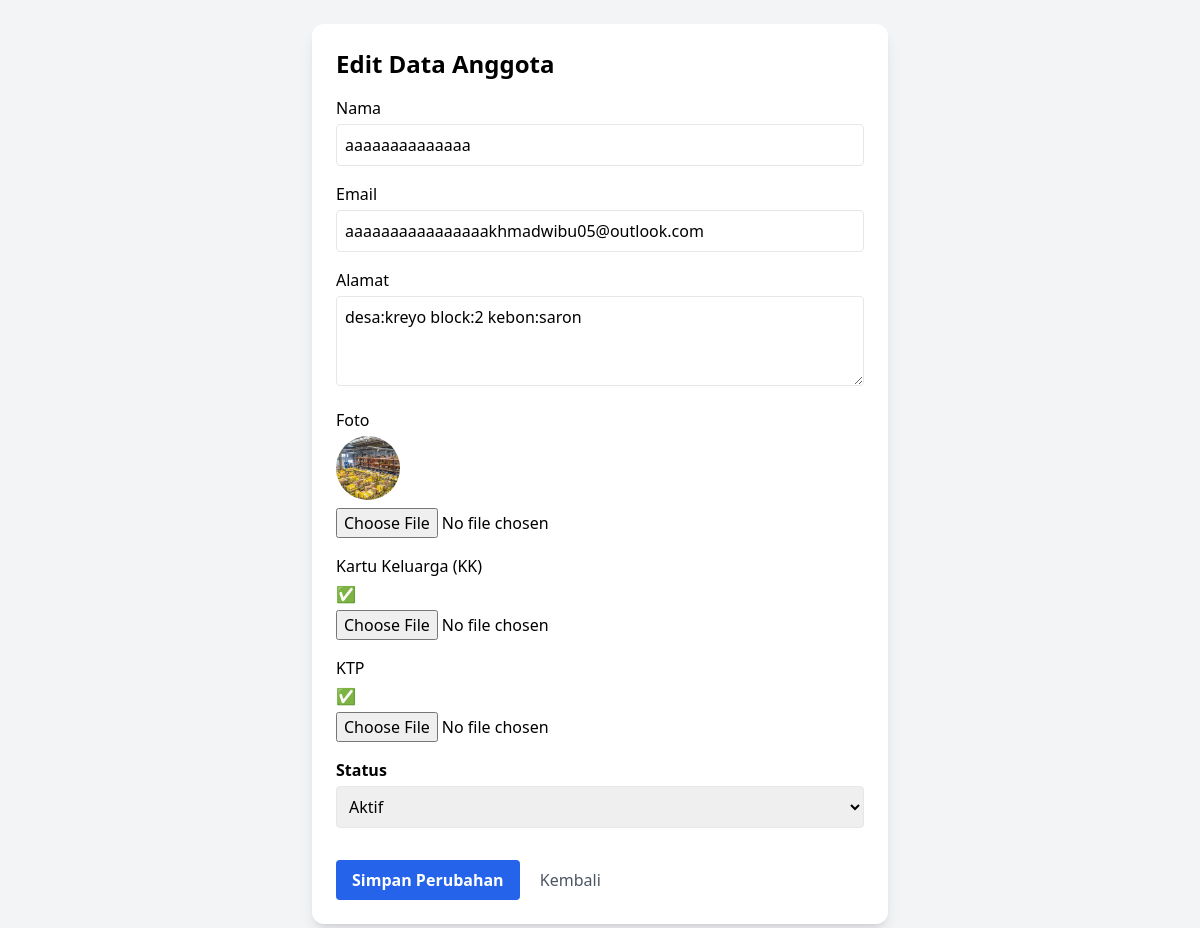
Page /users/anggota_edit.php?id=17 on the committed database.
### tables this page shows
CREATE TABLE `anggota` (
  `id_anggota` int(11) NOT NULL,
  `nama` varchar(100) NOT NULL,
  `jenis_kelamin` enum('laki-laki','perempuan','','') NOT NULL,
  `tgl_lahir` date DEFAULT NULL,
  `tempat_lahir` varchar(50) NOT NULL,
  `alamat` text NOT NULL,
  `telepon` varchar(15) NOT NULL,
  `email` varchar(100) DEFAULT NULL,
  `status` enum('aktif','tidak aktif') DEFAULT 'aktif',
  `username` varchar(50) DEFAULT NULL,
  `password` text DEFAULT NULL,
  `role` enum('user','admin') NOT NULL DEFAULT 'user',
  `foto` varchar(255) DEFAULT NULL,
  `kk` text DEFAULT NULL,
  `ktp` text DEFAULT NULL,
  `NPWP` int(20) NOT NULL
);

### users/anggota_edit.php (the view, shortened to what this page needs)
<?php
include '../config.php';
$id = $_GET['id'] ?? null;
$sql = "SELECT * FROM anggota WHERE id_anggota = ?";
$stmt = $conn->prepare($sql);
$stmt->bind_param("i", $id);
$stmt->execute();
$result = $stmt->get_result();
$anggota = $result->fetch_assoc();
?>
<!DOCTYPE html>
<html lang="id">
<head>
    <script src="https://cdn.tailwindcss.com"></script>
</head>
<body class="bg-gray-100 p-6">
    <div class="max-w-xl mx-auto bg-white shadow-lg rounded-xl p-6">
        <h2 class="text-2xl font-semibold mb-4">Edit Data Anggota</h2>
        <form method="POST" enctype="multipart/form-data" class="space-y-4">
            <div>
                <label class="block mb-1 font-medium">Nama</label>
                <input type="text" name="nama" value="<?= htmlspecialchars($anggota['nama']) ?>" required class="w-full border rounded p-2">
            </div>
            <div>
                <label class="block mb-1 font-medium">Email</label>
                <input type="email" name="email" value="<?= htmlspecialchars($anggota['email']) ?>" required class="w-full border rounded p-2">
            </div>
            <div>
                <label class="block mb-1 font-medium">Alamat</label>
                <textarea name="alamat" class="w-full border rounded p-2" rows="3"><?= htmlspecialchars($anggota['alamat']) ?></textarea>
            </div>
            <div class="flex items-center gap-4">
                <div>
                    <label class="block mb-1 font-medium">Foto</label>
                    <?php if ($anggota['foto']): ?>
                        <img src="../upload/foto/<?= $anggota['foto'] ?>" class="w-16 h-16 rounded-full object-cover">
                    <?php endif; ?>
                    <input type="file" name="foto" accept="image/*" class="mt-2">
                </div>
            </div>
            <div>
                <label class="block font-medium mb-1">Kartu Keluarga (KK)</label>
                <p class="mb-1"><?= $anggota['kk'] ? '✅' : '❌' ?></p>
                <input type="file" name="kk" accept="image/*">
            </div>
            <div>
                <label class="block font-medium mb-1">KTP</label>
                <p class="mb-1"><?= $anggota['ktp'] ? '✅' : '❌' ?></p>
                <input type="file" name="ktp" accept="image/*">
            </div>
            <div>
                <label class="block mt-4 mb-1 font-semibold">Status</label>
                <select name="status" class="w-full p-2 border rounded">
                    <option value="aktif" <?= ($anggota['status'] ?? '') === 'aktif' ? 'selected' : '' ?>>Aktif</option>
                </select>
            </div>
            <div class="pt-4">
                <button type="submit" class="bg-blue-600 hover:bg-blue-700 text-white font-semibold py-2 px-4 rounded">
                    Simpan Perubahan
                </button>
                <a href="list.php" class="ml-4 text-gray-600 hover:text-black">Kembali</a>
            </div>
        </form>
    </div>
</body>
</html>

### rows in the picture
anggota: nama "aaaaaaaaaaaaaa", email "aaaaaaaaaaaaaaaakhmadwibu05@outlook.com", alamat "desa:kreyo block:2 kebon:saron", foto (picture), status "Aktif"
